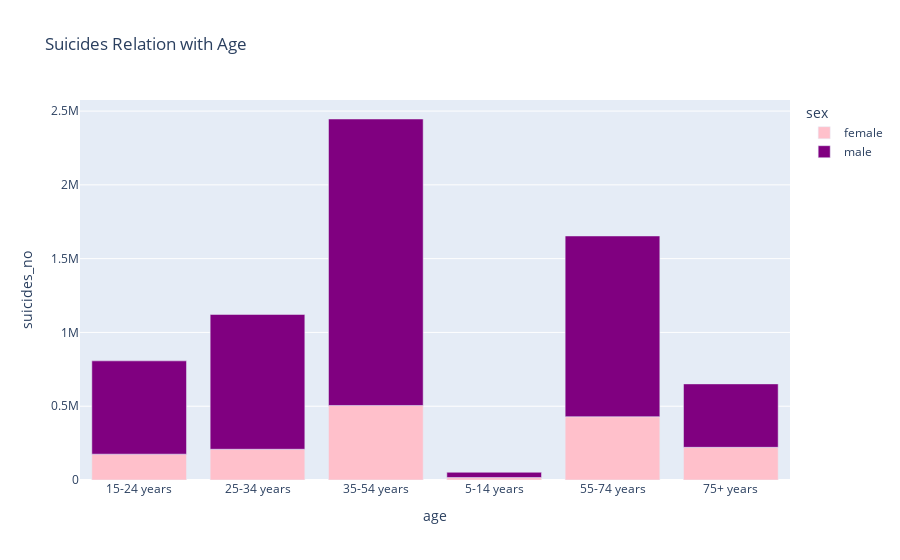

The notebook cell this image was saved under:
### Code cell
px.bar(age , x = 'age', y = 'suicides_no' , color = 'sex' ,title = 'Suicides Relation with Age' , color_discrete_sequence = ('pink' , 'purple'))

### Figure 1 — Plotly figure (JSON) as saved in the notebook; plotly's stock layout.template omitted (floating-point values rounded to 4 significant figures)
{"data": [{"alignmentgroup": "True", "hovertemplate": "sex=female<br>age=%{x}<br>suicides_no=%{y}<extra></extra>", "legendgroup": "female", "marker": {"color": "pink"}, "name": "female", "offsetgroup": "female", "orientation": "v", "showlegend": true, "textposition": "auto", "type": "bar", "x": ["15-24 years", "25-34 years", "35-54 years", "5-14 years", "55-74 years", "75+ years"], "xaxis": "x", "y": [175199, 208450, 505001, 16997, 428917, 221442], "yaxis": "y"}, {"alignmentgroup": "True", "hovertemplate": "sex=male<br>age=%{x}<br>suicides_no=%{y}<extra></extra>", "legendgroup": "male", "marker": {"color": "purple"}, "name": "male", "offsetgroup": "male", "orientation": "v", "showlegend": true, "textposition": "auto", "type": "bar", "x": ["15-24 years", "25-34 years", "35-54 years", "5-14 years", "55-74 years", "75+ years"], "xaxis": "x", "y": [632148, 913392, 1941374, 35267, 1224811, 429819], "yaxis": "y"}], "layout": {"barmode": "relative", "legend": {"title": {"text": "sex"}, "tracegroupgap": 0}, "title": {"text": "Suicides Relation with Age"}, "xaxis": {"anchor": "y", "domain": [0, 1], "title": {"text": "age"}}, "yaxis": {"anchor": "x", "domain": [0, 1], "title": {"text": "suicides_no"}}}}
